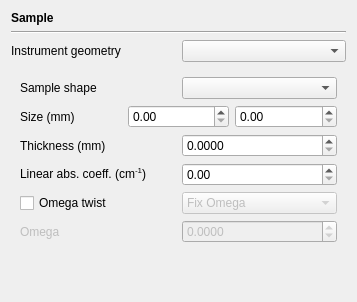
<?xml version="1.0" encoding="UTF-8"?>
<ui version="4.0">
 <class>OpticsConfigPageSampleForm</class>
 <widget class="QWidget" name="OpticsConfigPageSampleForm">
  <property name="geometry">
   <rect>
    <x>0</x>
    <y>0</y>
    <width>357</width>
    <height>302</height>
   </rect>
  </property>
  <property name="windowTitle">
   <string>Form</string>
  </property>
  <layout class="QGridLayout" name="gridLayout_2">
   <item row="3" column="0" colspan="2">
    <widget class="QStackedWidget" name="stackedWidget">
     <property name="currentIndex">
      <number>0</number>
     </property>
     <widget class="QWidget" name="pageReflexion">
      <layout class="QGridLayout" name="gridLayout">
       <item row="2" column="0" colspan="2">
        <widget class="QStackedWidget" name="stackedWidgetSampleSize">
         <property name="currentIndex">
          <number>1</number>
         </property>
         <widget class="QWidget" name="page">
          <layout class="QGridLayout" name="gridLayout_6">
           <property name="leftMargin">
            <number>0</number>
           </property>
           <property name="topMargin">
            <number>0</number>
           </property>
           <property name="rightMargin">
            <number>0</number>
           </property>
           <property name="bottomMargin">
            <number>0</number>
           </property>
           <item row="0" column="0">
            <widget class="QLabel" name="label_2">
             <property name="text">
              <string>Diameter (mm)</string>
             </property>
            </widget>
           </item>
           <item row="0" column="1">
            <widget class="QDoubleSpinBox" name="doubleSpinBoxReflSamplD">
             <property name="toolTip">
              <string>SamplD</string>
             </property>
             <property name="maximum">
              <double>99.000000000000000</double>
             </property>
            </widget>
           </item>
          </layout>
         </widget>
         <widget class="QWidget" name="page_2">
          <layout class="QGridLayout" name="gridLayout_5">
           <property name="leftMargin">
            <number>0</number>
           </property>
           <property name="topMargin">
            <number>0</number>
           </property>
           <property name="rightMargin">
            <number>0</number>
           </property>
           <property name="bottomMargin">
            <number>0</number>
           </property>
           <item row="0" column="0">
            <widget class="QLabel" name="label_5">
             <property name="text">
              <string>Size (mm)</string>
             </property>
            </widget>
           </item>
           <item row="0" column="1">
            <widget class="QDoubleSpinBox" name="doubleSpinBoxReflSamplH">
             <property name="toolTip">
              <string>SamplH</string>
             </property>
            </widget>
           </item>
           <item row="0" column="2">
            <widget class="QDoubleSpinBox" name="doubleSpinBoxReflSamplW">
             <property name="toolTip">
              <string>SamplW</string>
             </property>
            </widget>
           </item>
          </layout>
         </widget>
        </widget>
       </item>
       <item row="5" column="0">
        <widget class="QCheckBox" name="checkBoxDeltaOmega">
         <property name="text">
          <string>Omega twist</string>
         </property>
        </widget>
       </item>
       <item row="3" column="0">
        <widget class="QLabel" name="label_11">
         <property name="text">
          <string>Thickness (mm)</string>
         </property>
        </widget>
       </item>
       <item row="5" column="1">
        <widget class="QComboBox" name="comboBoxDeltaOmega">
         <property name="enabled">
          <bool>false</bool>
         </property>
         <item>
          <property name="text">
           <string>Fix Omega</string>
          </property>
         </item>
         <item>
          <property name="text">
           <string>Fix Theta</string>
          </property>
         </item>
        </widget>
       </item>
       <item row="0" column="1">
        <widget class="QComboBox" name="comboBoxReflShape"/>
       </item>
       <item row="3" column="1">
        <widget class="QDoubleSpinBox" name="doubleSpinBoxReflT">
         <property name="toolTip">
          <string>T</string>
         </property>
         <property name="decimals">
          <number>4</number>
         </property>
         <property name="singleStep">
          <double>0.100000000000000</double>
         </property>
        </widget>
       </item>
       <item row="0" column="0">
        <widget class="QLabel" name="label_4">
         <property name="text">
          <string>Sample shape</string>
         </property>
        </widget>
       </item>
       <item row="4" column="0">
        <widget class="QLabel" name="labelReflLac">
         <property name="text">
          <string>&lt;html&gt;&lt;head/&gt;&lt;body&gt;&lt;p&gt;Linear abs. coeff. (cm&lt;span style=&quot; vertical-align:super;&quot;&gt;-1&lt;/span&gt;)&lt;/p&gt;&lt;/body&gt;&lt;/html&gt;</string>
         </property>
        </widget>
       </item>
       <item row="4" column="1">
        <widget class="QDoubleSpinBox" name="doubleSpinBoxReflD">
         <property name="toolTip">
          <string>10/D</string>
         </property>
         <property name="maximum">
          <double>999.000000000000000</double>
         </property>
        </widget>
       </item>
       <item row="6" column="0">
        <widget class="QLabel" name="labelDeltaOmega">
         <property name="enabled">
          <bool>false</bool>
         </property>
         <property name="text">
          <string>Omega</string>
         </property>
        </widget>
       </item>
       <item row="6" column="1">
        <widget class="QDoubleSpinBox" name="doubleSpinBoxDeltaOmega">
         <property name="enabled">
          <bool>false</bool>
         </property>
         <property name="toolTip">
          <string>DeltaOmega</string>
         </property>
         <property name="decimals">
          <number>4</number>
         </property>
         <property name="minimum">
          <double>-90.000000000000000</double>
         </property>
         <property name="maximum">
          <double>90.000000000000000</double>
         </property>
        </widget>
       </item>
      </layout>
     </widget>
     <widget class="QWidget" name="pageCapillary">
      <layout class="QGridLayout" name="gridLayout_4">
       <item row="0" column="0">
        <widget class="QLabel" name="label_9">
         <property name="text">
          <string>Capillary length (mm)</string>
         </property>
        </widget>
       </item>
       <item row="1" column="1">
        <widget class="QDoubleSpinBox" name="doubleSpinBoxCapT">
         <property name="toolTip">
          <string>T</string>
         </property>
         <property name="decimals">
          <number>4</number>
         </property>
         <property name="maximum">
          <double>2.000000000000000</double>
         </property>
         <property name="singleStep">
          <double>0.010000000000000</double>
         </property>
        </widget>
       </item>
       <item row="0" column="1">
        <widget class="QDoubleSpinBox" name="doubleSpinBoxCapSamplH">
         <property name="toolTip">
          <string>SamplH</string>
         </property>
        </widget>
       </item>
       <item row="2" column="0">
        <widget class="QLabel" name="labelCapLac">
         <property name="text">
          <string>Linear abs. coeff. (cm-1)</string>
         </property>
        </widget>
       </item>
       <item row="1" column="0">
        <widget class="QLabel" name="label_10">
         <property name="text">
          <string>Capillary inner diameter (mm)</string>
         </property>
        </widget>
       </item>
       <item row="2" column="1">
        <widget class="QDoubleSpinBox" name="doubleSpinBoxCapD">
         <property name="toolTip">
          <string>10/D</string>
         </property>
         <property name="maximum">
          <double>999.000000000000000</double>
         </property>
        </widget>
       </item>
       <item row="3" column="0">
        <spacer name="verticalSpacer_2">
         <property name="orientation">
          <enum>Qt::Vertical</enum>
         </property>
         <property name="sizeHint" stdset="0">
          <size>
           <width>20</width>
           <height>40</height>
          </size>
         </property>
        </spacer>
       </item>
      </layout>
     </widget>
     <widget class="QWidget" name="pageTransmission">
      <layout class="QGridLayout" name="gridLayout_3">
       <item row="2" column="1">
        <widget class="QDoubleSpinBox" name="doubleSpinBoxTransD">
         <property name="toolTip">
          <string>10/D</string>
         </property>
         <property name="maximum">
          <double>999.000000000000000</double>
         </property>
        </widget>
       </item>
       <item row="0" column="1">
        <widget class="QDoubleSpinBox" name="doubleSpinBoxTransSamplD">
         <property name="toolTip">
          <string>SamplD</string>
         </property>
        </widget>
       </item>
       <item row="0" column="0">
        <widget class="QLabel" name="label_7">
         <property name="text">
          <string>Diameter (mm)</string>
         </property>
        </widget>
       </item>
       <item row="1" column="1">
        <widget class="QDoubleSpinBox" name="doubleSpinBoxTransT">
         <property name="toolTip">
          <string>T</string>
         </property>
         <property name="decimals">
          <number>4</number>
         </property>
         <property name="maximum">
          <double>2.000000000000000</double>
         </property>
         <property name="singleStep">
          <double>0.010000000000000</double>
         </property>
        </widget>
       </item>
       <item row="2" column="0">
        <widget class="QLabel" name="labelTransLac">
         <property name="text">
          <string>Linear abs. coeff. (cm-1)</string>
         </property>
        </widget>
       </item>
       <item row="1" column="0">
        <widget class="QLabel" name="label_8">
         <property name="text">
          <string>Thickness (mm)</string>
         </property>
        </widget>
       </item>
       <item row="3" column="0">
        <spacer name="verticalSpacer_3">
         <property name="orientation">
          <enum>Qt::Vertical</enum>
         </property>
         <property name="sizeHint" stdset="0">
          <size>
           <width>20</width>
           <height>40</height>
          </size>
         </property>
        </spacer>
       </item>
      </layout>
     </widget>
    </widget>
   </item>
   <item row="2" column="1">
    <widget class="QComboBox" name="comboBoxGeometry">
     <property name="toolTip">
      <string>GEOMETRY</string>
     </property>
    </widget>
   </item>
   <item row="1" column="0" colspan="2">
    <widget class="Line" name="line">
     <property name="orientation">
      <enum>Qt::Horizontal</enum>
     </property>
    </widget>
   </item>
   <item row="0" column="0" colspan="2">
    <widget class="QLabel" name="label">
     <property name="font">
      <font>
       <weight>75</weight>
       <bold>true</bold>
      </font>
     </property>
     <property name="text">
      <string>Sample</string>
     </property>
    </widget>
   </item>
   <item row="2" column="0">
    <widget class="QLabel" name="label_3">
     <property name="text">
      <string>Instrument geometry</string>
     </property>
    </widget>
   </item>
   <item row="5" column="0" colspan="2">
    <spacer name="verticalSpacer">
     <property name="orientation">
      <enum>Qt::Vertical</enum>
     </property>
     <property name="sizeHint" stdset="0">
      <size>
       <width>20</width>
       <height>40</height>
      </size>
     </property>
    </spacer>
   </item>
  </layout>
 </widget>
 <tabstops>
  <tabstop>comboBoxGeometry</tabstop>
  <tabstop>doubleSpinBoxCapSamplH</tabstop>
  <tabstop>doubleSpinBoxCapT</tabstop>
  <tabstop>doubleSpinBoxTransSamplD</tabstop>
  <tabstop>doubleSpinBoxTransT</tabstop>
 </tabstops>
 <resources/>
 <connections>
  <connection>
   <sender>checkBoxDeltaOmega</sender>
   <signal>toggled(bool)</signal>
   <receiver>comboBoxDeltaOmega</receiver>
   <slot>setEnabled(bool)</slot>
   <hints>
    <hint type="sourcelabel">
     <x>152</x>
     <y>222</y>
    </hint>
    <hint type="destinationlabel">
     <x>238</x>
     <y>231</y>
    </hint>
   </hints>
  </connection>
  <connection>
   <sender>checkBoxDeltaOmega</sender>
   <signal>toggled(bool)</signal>
   <receiver>labelDeltaOmega</receiver>
   <slot>setEnabled(bool)</slot>
   <hints>
    <hint type="sourcelabel">
     <x>61</x>
     <y>235</y>
    </hint>
    <hint type="destinationlabel">
     <x>58</x>
     <y>256</y>
    </hint>
   </hints>
  </connection>
  <connection>
   <sender>checkBoxDeltaOmega</sender>
   <signal>toggled(bool)</signal>
   <receiver>doubleSpinBoxDeltaOmega</receiver>
   <slot>setEnabled(bool)</slot>
   <hints>
    <hint type="sourcelabel">
     <x>83</x>
     <y>225</y>
    </hint>
    <hint type="destinationlabel">
     <x>228</x>
     <y>267</y>
    </hint>
   </hints>
  </connection>
 </connections>
</ui>
